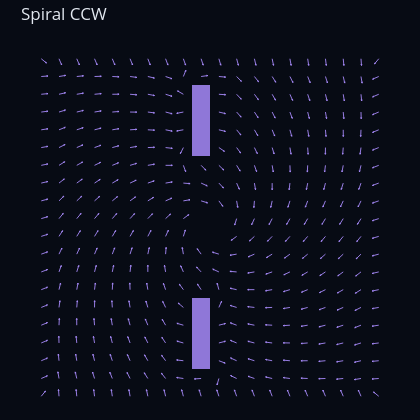
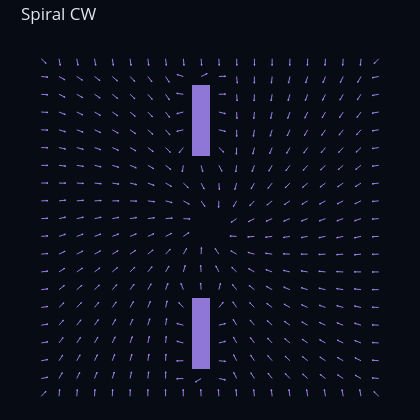
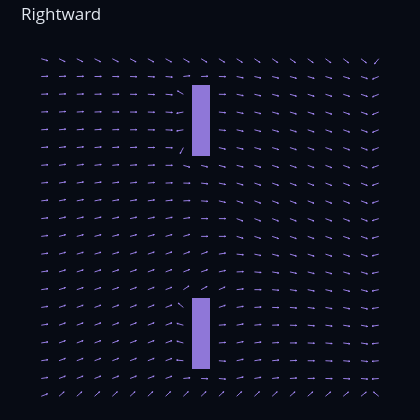

Notebook code for these charts, in order:
### Markdown cell above
## Part 2 — Policy shapes the dynamics

Three policies → three different ^\pi$ → three different $\mu_t^\pi$.

### Code cell
policies = {
    "Spiral CCW": env.spiral_ccw(),
    "Spiral CW":  env.spiral_cw(),
    "Rightward":  env.rightward(),
}

for name, pi in policies.items():
    P = env.induced_chain(pi,alpha=0.4)
    env.show_grid(P=P, title=name).show()

### Figure 1 — Plotly figure (JSON) as saved in the notebook; plotly's stock layout.template omitted (floating-point values rounded to 4 significant figures; data arrays with more than 128 entries replaced by an {"elided": "..."} marker saying what was removed)
{"data": [{"colorscale": [[0, "rgba(0,0,0,0)"], [1, "rgba(167,139,250,0.85)"]], "hoverinfo": "skip", "showscale": false, "type": "heatmap", "z": {"elided": "20x20 float values"}, "zmax": 1, "zmin": 0}, {"hoverinfo": "skip", "line": {"color": "#a78bfa", "width": 0.9}, "mode": "lines", "showlegend": false, "type": "scatter", "x": {"elided": "2744 float values"}, "y": {"elided": "2744 float values"}}], "layout": {"font": {"color": "#e2e8f0"}, "height": 420, "margin": {"b": 5, "l": 5, "r": 5, "t": 40}, "paper_bgcolor": "#070b14", "plot_bgcolor": "#070b14", "title": {"font": {"color": "#e2e8f0"}, "text": "Spiral CCW"}, "width": 420, "xaxis": {"showgrid": false, "showticklabels": false, "zeroline": false}, "yaxis": {"autorange": "reversed", "scaleanchor": "x", "showgrid": false, "showticklabels": false, "zeroline": false}}}

### Figure 2 — Plotly figure (JSON) as saved in the notebook; plotly's stock layout.template omitted (floating-point values rounded to 4 significant figures; data arrays with more than 128 entries replaced by an {"elided": "..."} marker saying what was removed)
{"data": [{"colorscale": [[0, "rgba(0,0,0,0)"], [1, "rgba(167,139,250,0.85)"]], "hoverinfo": "skip", "showscale": false, "type": "heatmap", "z": {"elided": "20x20 float values"}, "zmax": 1, "zmin": 0}, {"hoverinfo": "skip", "line": {"color": "#a78bfa", "width": 0.9}, "mode": "lines", "showlegend": false, "type": "scatter", "x": {"elided": "2744 float values"}, "y": {"elided": "2744 float values"}}], "layout": {"font": {"color": "#e2e8f0"}, "height": 420, "margin": {"b": 5, "l": 5, "r": 5, "t": 40}, "paper_bgcolor": "#070b14", "plot_bgcolor": "#070b14", "title": {"font": {"color": "#e2e8f0"}, "text": "Spiral CW"}, "width": 420, "xaxis": {"showgrid": false, "showticklabels": false, "zeroline": false}, "yaxis": {"autorange": "reversed", "scaleanchor": "x", "showgrid": false, "showticklabels": false, "zeroline": false}}}

### Figure 3 — Plotly figure (JSON) as saved in the notebook; plotly's stock layout.template omitted (floating-point values rounded to 4 significant figures; data arrays with more than 128 entries replaced by an {"elided": "..."} marker saying what was removed)
{"data": [{"colorscale": [[0, "rgba(0,0,0,0)"], [1, "rgba(167,139,250,0.85)"]], "hoverinfo": "skip", "showscale": false, "type": "heatmap", "z": {"elided": "20x20 float values"}, "zmax": 1, "zmin": 0}, {"hoverinfo": "skip", "line": {"color": "#a78bfa", "width": 0.9}, "mode": "lines", "showlegend": false, "type": "scatter", "x": {"elided": "2744 float values"}, "y": {"elided": "2744 float values"}}], "layout": {"font": {"color": "#e2e8f0"}, "height": 420, "margin": {"b": 5, "l": 5, "r": 5, "t": 40}, "paper_bgcolor": "#070b14", "plot_bgcolor": "#070b14", "title": {"font": {"color": "#e2e8f0"}, "text": "Rightward"}, "width": 420, "xaxis": {"showgrid": false, "showticklabels": false, "zeroline": false}, "yaxis": {"autorange": "reversed", "scaleanchor": "x", "showgrid": false, "showticklabels": false, "zeroline": false}}}
